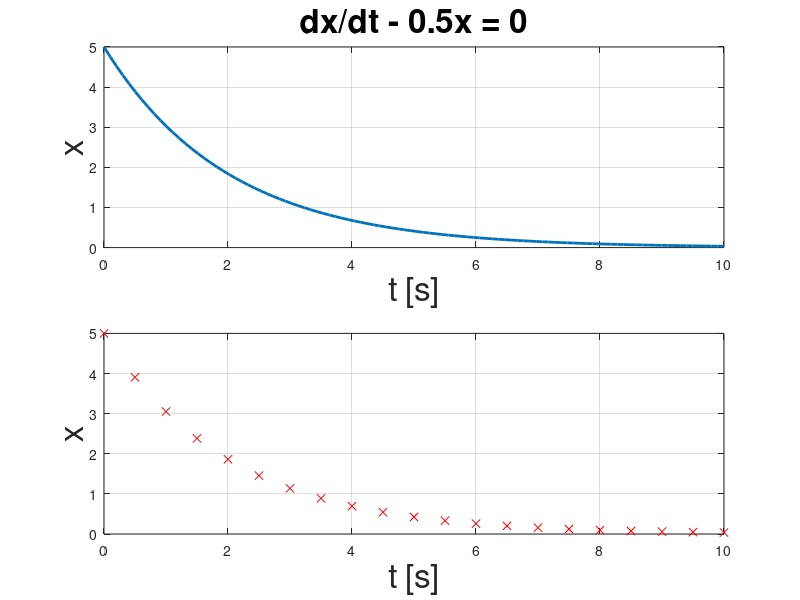

Source code (MATLAB):
clear all
close all
clc

%%  Interval of solution
xmin = 0;
xmax = 10;

%% Plot the solution
t = linspace(0,10,100);
x = 5*exp(-0.5*t);
subplot(2,1,1)
plot(t,x,'LineWidth',2)
xlabel('t [s]', 'FontSize', 24)
ylabel('x', 'FontSize', 24)
title('dx/dt - 0.5x = 0', 'FontSize', 24)
grid on
hold on 

%% Solver parameter setting 
% Time step
Ts =0.5;
% Number of itteration
NoI = (xmax - xmin)/Ts;

%% Initialization
xCur = 5;
t = 0

subplot(2,1,2)
plot(t,xCur,'rx')
grid on
hold on
xlabel('t [s]', 'FontSize', 24)
ylabel('x', 'FontSize', 24)

%% Solver
for i = 1:NoI
    
    % f_k at time step k 
    fCur = -0.5* xCur;
    
    % aproximating f_k+1 at time step k
    xNextHat = xCur + Ts*fCur;
    fNextHat = -0.5*xNextHat;
    
    % Update: f_k+1 at time step k+1
    xNext = xCur + Ts/2 * (fCur + fNextHat);
    t = t +Ts;
    xCur = xNext;
    
    % Plot
    plot(t,xNext,'rx')
    
end